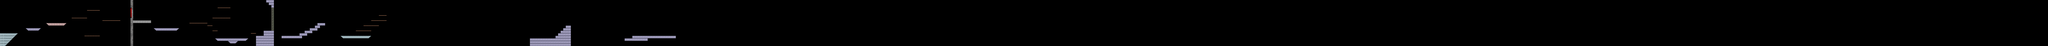

A level layout from a 2D game, rendered from its tile map. Below: a short description, then the map file with tile-grid data replaced by summaries:
An orthogonal 800x18 tile map with 32x32 px tiles, 3 tile layers (thick_platforms, thin_platforms, door_layer), 6 tilesets and 38 objects.

<map version="1.0" orientation="orthogonal" renderorder="right-down" width="800" height="18" tilewidth="32" tileheight="32" nextobjectid="91">
 <tileset firstgid="1" name="platforms" tilewidth="32" tileheight="32" tilecount="16">
  <image source="../sprites/platforms128x128.png" width="128" height="128" />
 </tileset>
 <tileset firstgid="17" name="doors" tilewidth="32" tileheight="32" tilecount="64">
  <image source="../sprites/doors.png" width="256" height="256" />
 </tileset>
 <tileset firstgid="81" name="asteroids" tilewidth="256" tileheight="256" tilecount="5">
  <image source="../sprites/asteroids.png" width="1280" height="256" />
 </tileset>
 <tileset firstgid="86" name="enemies" tilewidth="0" tileheight="0" tilecount="0" />
 <tileset firstgid="86" name="enemies2" tilewidth="200" tileheight="58" tilecount="3">
  <image source="../sprites/sport_ship.png" width="600" height="58" />
 </tileset>
 <tileset firstgid="89" name="destroyer" tilewidth="200" tileheight="101" tilecount="3">
  <image source="../sprites/destroyer.png" width="600" height="101" />
 </tileset>
 <objectgroup name="asteroid_layer">
  <object id="4" gid="83" x="159" y="243" width="245" height="234">
   <properties>
    <property name="sprite" value="asteroids" />
    <property name="type" value="asteroid" />
   </properties>
  </object>
  <object id="11" gid="81" x="869.119" y="445.907" width="93" height="93">
   <properties>
    <property name="sprite" value="asteroids" />
    <property name="type" value="asteroid" />
   </properties>
  </object>
  <object id="12" gid="84" x="1175.09" y="200.475" width="146.465" height="146.465">
   <properties>
    <property name="sprite" value="asteroids" />
    <property name="type" value="asteroid" />
   </properties>
  </object>
 </objectgroup>
 <layer name="thick_platforms" width="800" height="18">
  <data>[14400 cells, 312 non-empty, 18 distinct tile ids]</data>
 </layer>
 <layer name="thin_platforms" width="800" height="18">
  <data>[14400 cells, 24 non-empty, 2 distinct tile ids]</data>
 </layer>
 <layer name="door_layer" width="800" height="18">
  <data>[14400 cells, 4 non-empty, 4 distinct tile ids]</data>
 </layer>
 <objectgroup name="enemies">
  <properties>
   <property name="type" value="ship" />
  </properties>
  <object id="36" gid="86" x="1324.14" y="169.153" width="200" height="58">
   <properties>
    <property name="health" value="50" />
    <property name="path" value="[{x: 0, y: 0}, {x: -300,  y: 50}, {x: 300, y: 50}]" />
    <property name="sprite" value="sport_ship" />
    <property name="type" value="ship" />
   </properties>
  </object>
  <object id="38" gid="86" x="1274.65" y="442.116" width="200" height="58">
   <properties>
    <property name="health" value="50" />
    <property name="path" value="[{x: 0, y: 0}, {x: -300,  y: 50}, {x: 300, y: 50}]" />
    <property name="sprite" value="sport_ship" />
    <property name="type" value="ship" />
   </properties>
  </object>
  <object id="39" gid="86" x="1088" y="267.142" width="200" height="58">
   <properties>
    <property name="health" value="50" />
    <property name="path" value="[{x: 0, y: 0}, {x: -300,  y: 50}, {x: 300, y: 50}]" />
    <property name="sprite" value="sport_ship" />
    <property name="type" value="ship" />
   </properties>
  </object>
  <object id="40" gid="89" x="1856.91" y="297.31" width="200" height="101">
   <properties>
    <property name="path" value="[{x: 0, y: 0}, {x: 0, y: -300}]" />
   </properties>
  </object>
  <object id="41" gid="89" x="1815.08" y="507.106" width="200" height="101">
   <properties>
    <property name="path" value="[{x: 0, y: 0}, {x: 0, y: -300}]" />
   </properties>
  </object>
  <object id="42" gid="89" x="2098.2" y="194.825" width="200" height="101">
   <properties>
    <property name="path" value="[{x: 0, y: 0}, {x: 0, y: -300}]" />
   </properties>
  </object>
  <object id="44" gid="86" x="2196.36" y="319.295" width="200" height="58">
   <properties>
    <property name="path" value="[{x: 0, y: 0},{x: -300, y: -300}, {x: -300, y: 300}]" />
   </properties>
  </object>
  <object id="45" gid="86" x="2521.32" y="135.153" width="200" height="58">
   <properties>
    <property name="path" value="[{x: 0, y: 0},{x: -300, y: -300}, {x: -300, y: 300}]" />
   </properties>
  </object>
  <object id="46" gid="86" x="2501.82" y="503.437" width="200" height="58">
   <properties>
    <property name="path" value="[{x: 0, y: 0},{x: -300, y: -300}, {x: -300, y: 300}]" />
   </properties>
  </object>
  <object id="48" gid="86" x="3535.18" y="256.47" width="200" height="58">
   <properties>
    <property name="path" value="[{x: x, y: y}]" />
   </properties>
  </object>
  <object id="55" gid="89" x="2906" y="216" width="200" height="101">
   <properties>
    <property name="path" value="[{x: 0, y:0}]" />
   </properties>
  </object>
  <object id="56" gid="89" x="3150" y="288" width="200" height="101">
   <properties>
    <property name="path" value="[{x: 0, y:0}]" />
   </properties>
  </object>
  <object id="57" gid="89" x="4920" y="230" width="200" height="101" />
  <object id="59" gid="86" x="5368" y="239" width="200" height="58" />
  <object id="60" gid="86" x="5368" y="239" width="200" height="58">
   <properties>
    <property name="path" value="[{0,0}]" />
   </properties>
  </object>
  <object id="61" gid="86" x="5610" y="343" width="200" height="58">
   <properties>
    <property name="path" value="[{0,0}]" />
   </properties>
  </object>
  <object id="62" gid="86" x="5584" y="105" width="200" height="58">
   <properties>
    <property name="path" value="[{0,0}]" />
   </properties>
  </object>
  <object id="63" gid="86" x="5794" y="219" width="200" height="58">
   <properties>
    <property name="path" value="[{0,0}]" />
   </properties>
  </object>
  <object id="64" gid="86" x="6090" y="223" width="200" height="58">
   <properties>
    <property name="path" value="[{0,0}]" />
   </properties>
  </object>
  <object id="65" gid="86" x="6298" y="391" width="200" height="58">
   <properties>
    <property name="path" value="[{0,0}]" />
   </properties>
  </object>
  <object id="66" gid="86" x="6502" y="211" width="200" height="58">
   <properties>
    <property name="path" value="[{x: 0, y:0}]" />
   </properties>
  </object>
  <object id="67" gid="86" x="6258" y="77" width="200" height="58">
   <properties>
    <property name="path" value="[{0,0}]" />
   </properties>
  </object>
  <object id="68" gid="86" x="6880" y="201" width="200" height="58">
   <properties>
    <property name="path" value="[{0,0}]" />
   </properties>
  </object>
  <object id="70" gid="89" x="7200" y="298" width="200" height="101">
   <properties>
    <property name="path" value="[{x: 0, y: 0}, {x: 0 , y:-300},  {x: 0 , y:300}]" />
   </properties>
  </object>
  <object id="75" gid="89" x="7460" y="126" width="200" height="101">
   <properties>
    <property name="path" value="[{x: 0, y: 0}, {x: 0 , y:-300},  {x: 0 , y:300}]" />
   </properties>
  </object>
  <object id="76" gid="89" x="7442" y="300" width="200" height="101">
   <properties>
    <property name="path" value="[{x: 0, y: 0}, {x: 0 , y:-300},  {x: 0 , y:300}]" />
   </properties>
  </object>
  <object id="77" gid="89" x="7434" y="494" width="200" height="101">
   <properties>
    <property name="path" value="[{x: 0, y: 0}, {x: 0 , y:-300},  {x: 0 , y:300}]" />
   </properties>
  </object>
  <object id="78" gid="89" x="7724" y="306" width="200" height="101">
   <properties>
    <property name="path" value="[{x: 0, y: 0}, {x: 0 , y:-300},  {x: 0 , y:300}]" />
   </properties>
  </object>
  <object id="79" gid="89" x="7702" y="132" width="200" height="101">
   <properties>
    <property name="path" value="[{x: 0, y: 0}, {x: 0 , y:-300},  {x: 0 , y:300}]" />
   </properties>
  </object>
  </objectgroup>
</map>
<!-- 6 of 38 objects omitted -->
